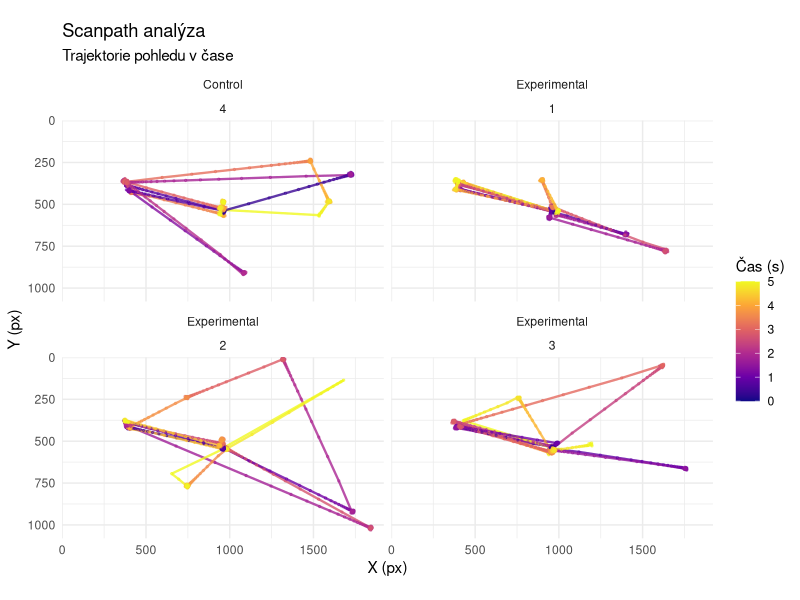
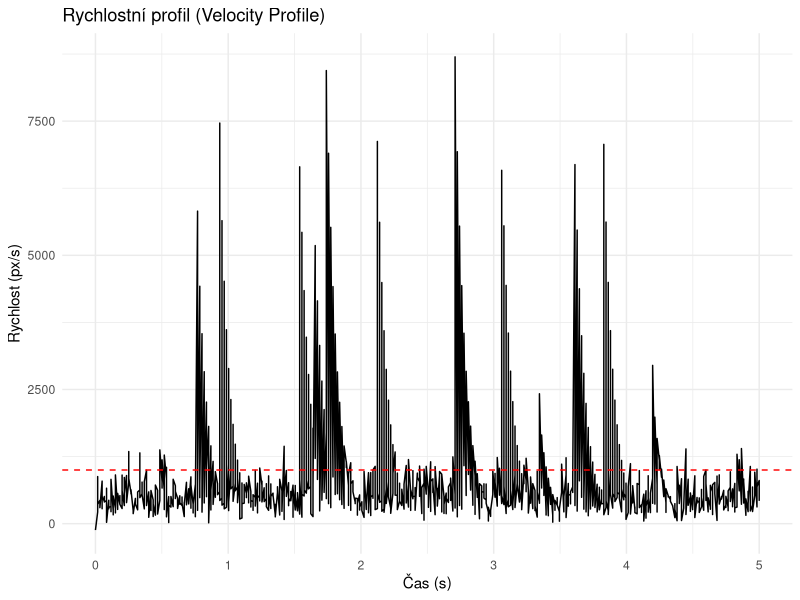

Generate these figures, in order, with R: (Note: this script raises an error after producing the figures.)
## ---- chunk 1
knitr::opts_chunk$set(echo = TRUE)
library(dplyr)
library(ggplot2)
library(tidyr)
## ---- chunk 2
raw_data <- read.csv("data/raw_data.csv")
trials <- read.csv("data/trials.csv")
aois <- read.csv("data/aois.csv")

# Spojení dat (join)
df <- raw_data %>%
  left_join(trials, by = "trial_id") %>%
  mutate(
    time_sec = timestamp / 1000
  ) %>%
  group_by(trial_id) %>%
  mutate(
    # Výpočet rychlosti (velocity) pro detekci sakád
    # Vzdálenost mezi vzorky
    dist_px = sqrt((x - lag(x))^2 + (y - lag(y))^2),
    # Časový rozdíl
    time_diff = time_sec - lag(time_sec),
    # Rychlost v px/s
    velocity = dist_px / time_diff,
    # Jednoduchá detekce sakád (prahová hodnota např. 
    # 1000 px/s - závisí na vzorkovací frekvenci a nastavení)
    is_saccade = velocity > 1000
  ) %>%
  ungroup()
head(df)
## ---- chunk 3
# Vybereme prvních pár trialů
df_subset <- df %>% filter(trial_id <= 4)

ggplot(df_subset, aes(x = x, y = y)) +
  # Obrázek na pozadí (volitelné)
  # annotation_custom(...) +
  # Trajektorie
  geom_path(aes(color = time_sec), size = 0.8, alpha = 0.8) +
  # Body (vzorky)
  geom_point(aes(color = time_sec), size = 0.5, alpha = 0.5) +
  # Hranice obrazovky
  scale_x_continuous(limits = c(0, 1920), expand = c(0, 0)) +
  scale_y_reverse(limits = c(1080, 0), expand = c(0, 0)) +
  # Vzhled
  scale_color_viridis_c(option = "plasma", name = "Čas (s)") +
  coord_fixed() +
  theme_minimal() +
  labs(
    title = "Scanpath analýza",
    subtitle = "Trajektorie pohledu v čase",
    x = "X (px)",
    y = "Y (px)"
  ) +
  facet_wrap(~ condition + trial_id)
## ---- chunk 4
# Vizualizace rychlostního profilu pro jeden trial
df_trial1 <- df %>% filter(trial_id == 1)

ggplot(df_trial1, aes(x = time_sec, y = velocity)) +
  geom_line() +
  geom_hline(yintercept = 1000, color = "red", linetype = "dashed") +
  theme_minimal() +
  labs(
    title = "Rychlostní profil (Velocity Profile)",
    y = "Rychlost (px/s)",
    x = "Čas (s)"
  )

# Statistiky sakád
saccade_stats <- df %>%
  group_by(trial_id, condition) %>%
  summarise(
    saccade_count = sum(is_saccade, na.rm = TRUE),
    mean_velocity = mean(velocity, na.rm = TRUE),
    .groups = "drop"
  )

head(saccade_stats)
## ---- chunk 5
df_exp <- df %>% filter(condition == "Experimental")

ggplot(df_exp, aes(x = x, y = y)) +
  # Heatmapa pomocí 2D hustoty
  stat_density_2d(aes(fill = ..level..), geom = "polygon", alpha = 0.8) +
  # Zobrazení AOI
  geom_circle(data = aois, aes(x0 = x, y0 = y, r = width/2, fill = NA), inherit.aes = FALSE, color = "red", size = 1) +
  # Nastavení os
  scale_x_continuous(limits = c(0, 1920), expand = c(0, 0)) +
  scale_y_reverse(limits = c(1080, 0), expand = c(0, 0)) +
  scale_fill_viridis_c(option = "inferno") +
  coord_fixed() +
  theme_dark() +
  labs(
    title = "Heatmapa fixací",
    subtitle = "Experimentální podmínka"
  )
## ---- chunk 6
# Funkce pro zjištění, zda je bod v kruhu
in_circle <- function(x, y, cx, cy, r) {
  (x - cx)^2 + (y - cy)^2 <= r^2
}

# Přidání AOI hitů do dataframe
df_aoi <- df %>%
  mutate(
    in_target = in_circle(x, y, 960, 540, 50), # Target r=50
    in_distractor = in_circle(x, y, 400, 400, 50), # Distractor r=50
    current_aoi = case_when(
      in_target ~ "Target",
      in_distractor ~ "Distractor",
      TRUE ~ "Other"
    )
  )
## ---- chunk 7
ttf_analysis <- df_aoi %>%
  group_by(trial_id, condition) %>%
  summarise(
    # Najdeme první čas, kdy byl hit v Targetu
    ttf_target = min(time_sec[in_target], na.rm = TRUE),
    # Pokud nebyl hit, bude Inf -> nahradíme NA
    ttf_target = ifelse(is.infinite(ttf_target), NA, ttf_target),
    .groups = "drop"
  )

ggplot(ttf_analysis, aes(x = condition, y = ttf_target, fill = condition)) +
  geom_boxplot() +
  theme_minimal() +
  labs(title = "Time To First Fixation (Target)", y = "Čas (s)")
## ---- chunk 8
# Funkce pro výpočet přechodů
calc_transitions <- function(aoi_sequence) {
  # Odstraníme po sobě jdoucí duplikáty (run-length encoding)
  rle_res <- rle(aoi_sequence)
  sequence <- rle_res$values
  
  # Vytvoříme páry (from -> to)
  transitions <- data.frame(
    from = head(sequence, -1),
    to = tail(sequence, -1)
  )
  
  return(transitions)
}

# Aplikace na data
transitions_df <- df_aoi %>%
  group_by(trial_id, condition) %>%
  reframe(calc_transitions(current_aoi)) %>%
  count(condition, from, to) %>%
  group_by(condition, from) %>%
  mutate(probability = n / sum(n)) %>%
  ungroup()

# Vizualizace přechodů (Heatmapa matice přechodů)
ggplot(transitions_df, aes(x = to, y = from, fill = probability)) +
  geom_tile() +
  geom_text(aes(label = round(probability, 2)), color = "white") +
  facet_wrap(~ condition) +
  scale_fill_viridis_c() +
  theme_minimal() +
  labs(title = "Transition Probability Matrix")
## ---- chunk 9
# Definice cíle (např. střed obrazovky pro jednoduchost, nebo dle AOI)
target_x <- 960
target_y <- 540

df_dist <- df %>%
  mutate(
    dist_to_center = sqrt((x - target_x)^2 + (y - target_y)^2)
  ) %>%
  group_by(trial_id, condition) %>%
  mutate(
    # Normalizace času (0 = začátek trialu)
    time_norm = timestamp - min(timestamp)
  )

ggplot(df_dist, aes(x = time_norm, y = dist_to_center, color = condition, group = trial_id)) +
  geom_line(alpha = 0.3) +
  geom_smooth(aes(group = condition), method = "loess", se = TRUE, size = 1.5) +
  theme_bw() +
  labs(
    title = "Vzdálenost od středu v čase",
    x = "Čas od začátku trialu (ms)",
    y = "Vzdálenost (px)"
  )
## ---- chunk 10
# Baseline korekce (prvních 200 ms trialu)
df_pupil <- df %>%
  group_by(trial_id) %>%
  mutate(
    baseline = mean(pupil[timestamp <= 200], na.rm = TRUE),
    pupil_change = (pupil - baseline) / baseline * 100 # Procentuální změna
  ) %>%
  ungroup()

ggplot(df_pupil, aes(x = timestamp, y = pupil_change, color = condition)) +
  stat_summary(fun = mean, geom = "line", size = 1) +
  stat_summary(fun.data = mean_se, geom = "ribbon", alpha = 0.2, aes(fill = condition), color = NA) +
  theme_classic() +
  labs(
    title = "Změna velikosti zornice",
    y = "% změna oproti baseline",
    x = "Čas (ms)"
  )
## ---- chunk 11
pupil_metrics <- df_pupil %>%
  group_by(trial_id, condition) %>%
  summarise(
    peak_dilation = max(pupil_change, na.rm = TRUE),
    latency_to_peak = time_sec[which.max(pupil_change)],
    mean_dilation = mean(pupil_change, na.rm = TRUE),
    .groups = "drop"
  )

# Vizualizace Peak Dilation
ggplot(pupil_metrics, aes(x = condition, y = peak_dilation, fill = condition)) +
  geom_violin(alpha = 0.5) +
  geom_boxplot(width = 0.2) +
  theme_minimal() +
  labs(title = "Peak Pupil Dilation", y = "Max % změna")
## ---- chunk 12
# Agregace dat na úroveň trialu
trial_summary <- df %>%
  group_by(trial_id, condition) %>%
  summarise(
    mean_pupil = mean(pupil, na.rm = TRUE),
    mean_dist = mean(sqrt((x - 960)^2 + (y - 540)^2), na.rm = TRUE),
    total_time = max(timestamp) - min(timestamp),
    .groups = "drop"
  )

head(trial_summary)
## ---- chunk 13
# Nezávislý t-test (pokud máme různé subjekty v podmínkách, zde pro ilustraci)
# V reálu bychom spíše použili párový t-test nebo mixed models, pokud jde o within-subject design.

t_test_result <- t.test(mean_pupil ~ condition, data = trial_summary)
print(t_test_result)

# Vizualizace výsledku (boxplot)
ggplot(trial_summary, aes(x = condition, y = mean_pupil, fill = condition)) +
  geom_boxplot(alpha = 0.5) +
  geom_jitter(width = 0.2, alpha = 0.5) +
  theme_minimal() +
  labs(title = "Porovnání velikosti zornice dle podmínky")
## ---- chunk 14
lm_model <- lm(mean_dist ~ trial_id + condition, data = trial_summary)
summary(lm_model)

# Vizualizace modelu
ggplot(trial_summary, aes(x = trial_id, y = mean_dist, color = condition)) +
  geom_point() +
  geom_smooth(method = "lm", se = TRUE) +
  theme_minimal() +
  labs(title = "Regrese: Vzdálenost od středu v průběhu experimentu")
## ---- chunk 15
# Vytvoření fiktivní 3. skupiny pro demonstraci
trial_summary_3grp <- trial_summary %>%
  mutate(
    group_factor = sample(c("A", "B", "C"), size = n(), replace = TRUE)
  )

anova_model <- aov(mean_pupil ~ group_factor, data = trial_summary_3grp)
summary(anova_model)

# Tukey HSD post-hoc test
TukeyHSD(anova_model)
